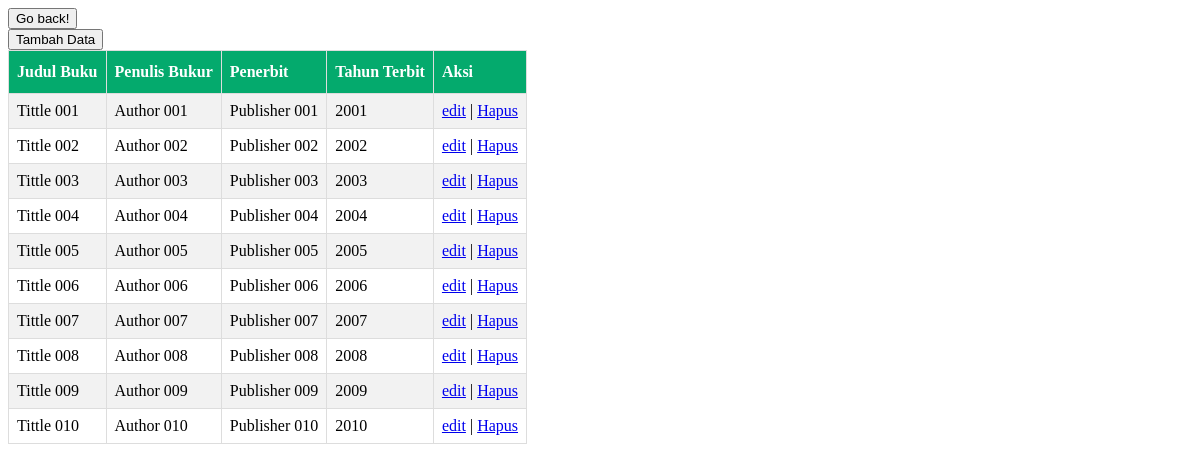
The app's page /Buku.php (signed in) with its own data.
### tables this page shows
CREATE TABLE `buku` (
  `id_buku` int(11) NOT NULL,
  `judul_buku` varchar(500) NOT NULL,
  `penulis` varchar(500) NOT NULL,
  `penerbit` varchar(250) NOT NULL,
  `tahun_terbit` int(11) NOT NULL
);

### Koneksi.php (called while the page is built)
<?php
function koneksi()
{
    try {
        $pdo_conn = new PDO(
            'mysql:host=localhost;dbname=db_praktikum6',
            'root',
            '',
            array(PDO::ATTR_ERRMODE, PDO::ERRMODE_EXCEPTION, PDO::ATTR_PERSISTENT => true)
        );
    } catch (PDOException $e) {
        print "Koneksi atau query bermasalah: " . $e->getMessage() . "<br/>";
        die();
    }
    return $pdo_conn;
}

### Model.php (the view, shortened to what this page needs)
<body>
<?php
require("./Koneksi.php");
function tampildata($nama_tabel)
{
    $stmt = koneksi()->prepare("SELECT * FROM $nama_tabel");
    $stmt->execute();
    $result = $stmt->fetchAll();
    if (!empty($result)) {
        if ($nama_tabel == "member") {
            foreach ($result as $row) {
                echo "<tr>";
                echo "<td>" . $row['nama'] . "</td>";
                echo "<td>" . $row['nomor_member'] . "</td>";
                echo "<td>" . $row['alamat'] . "</td>";
                echo "<td>" . $row["tgl_mendaftar"] . "</td>";
                echo "<td>" . $row["tgl_terakhir_bayar"] . "</td>";
                echo "<td>";
                echo "<a href='FormMember.php?id_member=" . $row['id_member'] . "'>edit</a>";
                echo " | ";
                echo "<a href='Member.php?id_member=" . $row['id_member'] . "' onclick=\"return confirm('Yakin Hapus?')\">Hapus</a>";
                echo "</td>";
                echo "</tr>";
            }
        }
        elseif ($nama_tabel == "buku") {
            foreach ($result as $row) {
                echo "<tr>";
                echo "<td>" . $row['judul_buku'] . "</td>";
                echo "<td>" . $row['penulis'] . "</td>";
                echo "<td>" . $row['penerbit'] . "</td>";
                echo "<td>" . $row["tahun_terbit"] . "</td>";
                echo "<td>";
                echo "<a href='FormBuku.php?id_buku=" . $row['id_buku'] . "'>edit</a>";
                echo " | ";
                echo "<a href='Buku.php?id_buku=" . $row['id_buku'] . "' onclick=\"return confirm('Yakin Hapus?')\">Hapus</a>";
                echo "</td>";
                echo "</tr>";
            }
        }
    }
}?>
</body>

### Model.php (style rules this page uses)
td, th { border: 1px solid #ddd; padding: 8px; }
tr:nth-child(even) { background-color: #f2f2f2; }

### records on screen
buku: judul_buku "Tittle 001", penulis "Author 001", penerbit "Publisher 001", tahun_terbit "2001"
buku: judul_buku "Tittle 002", penulis "Author 002", penerbit "Publisher 002", tahun_terbit "2002"
buku: judul_buku "Tittle 003", penulis "Author 003", penerbit "Publisher 003", tahun_terbit "2003"
buku: judul_buku "Tittle 004", penulis "Author 004", penerbit "Publisher 004", tahun_terbit "2004"
buku: judul_buku "Tittle 005", penulis "Author 005", penerbit "Publisher 005", tahun_terbit "2005"
buku: judul_buku "Tittle 006", penulis "Author 006", penerbit "Publisher 006", tahun_terbit "2006"
buku: judul_buku "Tittle 007", penulis "Author 007", penerbit "Publisher 007", tahun_terbit "2007"
buku: judul_buku "Tittle 008", penulis "Author 008", penerbit "Publisher 008", tahun_terbit "2008"
buku: judul_buku "Tittle 009", penulis "Author 009", penerbit "Publisher 009", tahun_terbit "2009"
buku: judul_buku "Tittle 010", penulis "Author 010", penerbit "Publisher 010", tahun_terbit "2010"
